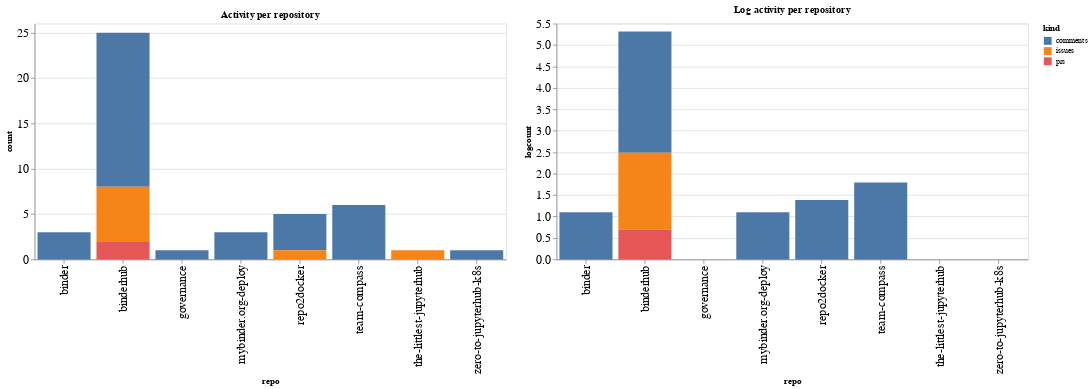

Source (notebook cell):
### Code cell
ch1 = alt.Chart(repo_summaries, width=600, title="Activity per repository").mark_bar().encode(
    x='repo',
    y='count',
    color='kind',
    tooltip="kind"
)

ch2 = alt.Chart(repo_summaries, width=600, title="Log activity per repository").mark_bar().encode(
    x='repo',
    y='logcount',
    color='kind',
    tooltip="kind"
)

ch1 | ch2

### Figure 1 — Vega-Lite specification as saved in the notebook (floating-point values rounded to 4 significant figures)
{"config": {"axisLeft": {"labelFontSize": 15}, "axisBottom": {"labelFontSize": 15}}, "hconcat": [{"mark": "bar", "encoding": {"color": {"type": "nominal", "field": "kind"}, "tooltip": {"type": "nominal", "field": "kind"}, "x": {"type": "nominal", "field": "repo"}, "y": {"type": "quantitative", "field": "count"}}, "title": "Activity per repository", "width": 600}, {"mark": "bar", "encoding": {"color": {"type": "nominal", "field": "kind"}, "tooltip": {"type": "nominal", "field": "kind"}, "x": {"type": "nominal", "field": "repo"}, "y": {"type": "quantitative", "field": "logcount"}}, "title": "Log activity per repository", "width": 600}], "data": {"name": "data-7ac6728775fb6ae5ea9881df1578b783"}, "$schema": "https://vega.github.io/schema/vega-lite/v4.8.1.json", "datasets": {"data-7ac6728775fb6ae5ea9881df1578b783": [{"repo": "binder", "kind": "comments", "count": 3, "logcount": 1.099}, {"repo": "binderhub", "kind": "comments", "count": 17, "logcount": 2.833}, {"repo": "binderhub", "kind": "issues", "count": 6, "logcount": 1.792}, {"repo": "binderhub", "kind": "prs", "count": 2, "logcount": 0.6931}, {"repo": "governance", "kind": "comments", "count": 1, "logcount": 0.0}, {"repo": "mybinder.org-deploy", "kind": "comments", "count": 3, "logcount": 1.099}, {"repo": "repo2docker", "kind": "comments", "count": 4, "logcount": 1.386}, {"repo": "repo2docker", "kind": "issues", "count": 1, "logcount": 0.0}, {"repo": "team-compass", "kind": "comments", "count": 6, "logcount": 1.792}, {"repo": "the-littlest-jupyterhub", "kind": "issues", "count": 1, "logcount": 0.0}, {"repo": "zero-to-jupyterhub-k8s", "kind": "comments", "count": 1, "logcount": 0.0}]}}
